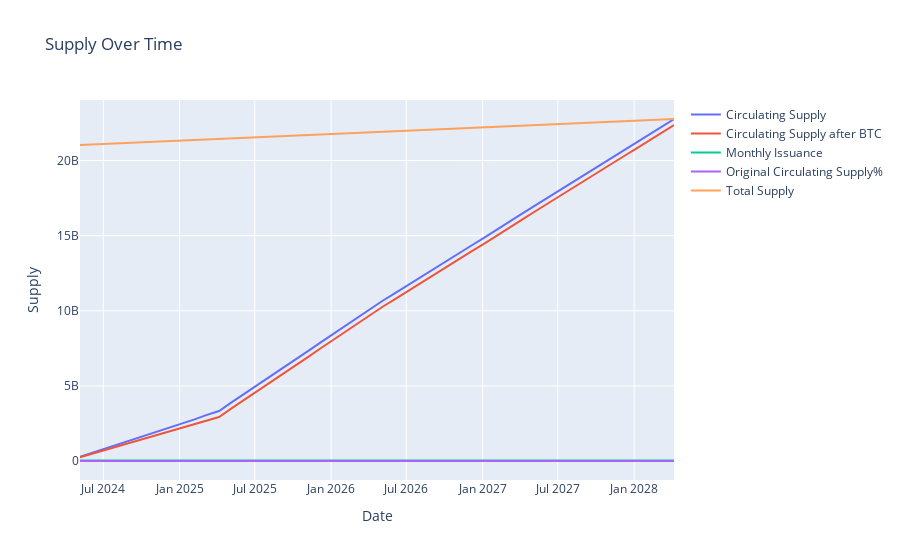

Here is the notebook cell this chart was saved with:
### Code cell
# Filter columns to exclude "Date"
y_columns = supply_df.columns.difference(["Date"])

fig = go.Figure()
for i, column in enumerate(y_columns):
    fig.add_trace(
        go.Scatter(
            x=supply_df["Date"], y=supply_df[column], mode="lines", name=column
        )
    )

fig.update_layout(
    title="Supply Over Time",  # Adding title
    xaxis_title="Date",  # Adding x-axis label
    yaxis_title="Supply",  # Adding y-axis label
)

fig.show()
